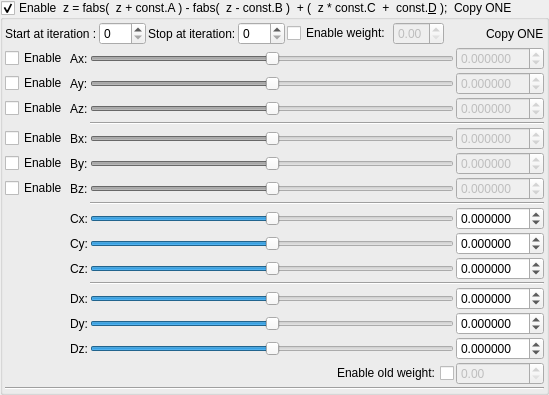
    <widget class="MyGroupBox" name="groupCheck_transform_fabsFormulaABCD1_enabled">
     <property name="title">
      <string>Enable  z = fabs(  z + const.A ) - fabs(  z - const.B )  + (  z * const.C  +  const.&amp;D );  Copy ONE</string>
     </property>
     <property name="checkable">
      <bool>true</bool>
     </property>
     <layout class="QVBoxLayout" name="verticalLayout_16" stretch="0,0,0">
      <property name="spacing">
       <number>2</number>
      </property>
      <property name="leftMargin">
       <number>2</number>
      </property>
      <property name="topMargin">
       <number>2</number>
      </property>
      <property name="rightMargin">
       <number>2</number>
      </property>
      <property name="bottomMargin">
       <number>2</number>
      </property>
      <item>
       <layout class="QGridLayout" name="gridLayout_27">
        <property name="spacing">
         <number>2</number>
        </property>
        <item row="0" column="5">
         <widget class="QCheckBox" name="checkBox_transform_fabsFormulaABCD1_weight_enabled">
          <property name="text">
           <string>Enable weight:</string>
          </property>
         </widget>
        </item>
        <item row="0" column="0">
         <widget class="QLabel" name="label_67">
          <property name="text">
           <string>Start at iteration :</string>
          </property>
         </widget>
        </item>
        <item row="0" column="3">
         <widget class="MySpinBox" name="spinboxInt_transform_fabsFormulaABCD1_stop_iterations">
          <property name="sizePolicy">
           <sizepolicy hsizetype="Minimum" vsizetype="Maximum">
            <horstretch>0</horstretch>
            <verstretch>0</verstretch>
           </sizepolicy>
          </property>
          <property name="maximum">
           <number>250</number>
          </property>
         </widget>
        </item>
        <item row="0" column="2">
         <widget class="QLabel" name="label_66">
          <property name="text">
           <string>Stop at iteration:</string>
          </property>
         </widget>
        </item>
        <item row="0" column="1">
         <widget class="MySpinBox" name="spinboxInt_transform_fabsFormulaABCD1_start_iterations">
          <property name="sizePolicy">
           <sizepolicy hsizetype="Minimum" vsizetype="Maximum">
            <horstretch>0</horstretch>
            <verstretch>0</verstretch>
           </sizepolicy>
          </property>
          <property name="maximum">
           <number>250</number>
          </property>
         </widget>
        </item>
        <item row="0" column="9">
         <widget class="QLabel" name="label_115">
          <property name="text">
           <string>Copy ONE</string>
          </property>
         </widget>
        </item>
        <item row="0" column="6">
         <widget class="MyDoubleSpinBox" name="spinbox_transform_fabsFormulaABCD1_weight">
          <property name="enabled">
           <bool>false</bool>
          </property>
          <property name="sizePolicy">
           <sizepolicy hsizetype="Minimum" vsizetype="Maximum">
            <horstretch>0</horstretch>
            <verstretch>0</verstretch>
           </sizepolicy>
          </property>
          <property name="decimals">
           <number>2</number>
          </property>
          <property name="minimum">
           <double>0.000000000000000</double>
          </property>
          <property name="maximum">
           <double>1.000000000000000</double>
          </property>
          <property name="singleStep">
           <double>0.100000000000000</double>
          </property>
         </widget>
        </item>
        <item row="0" column="7">
         <spacer name="horizontalSpacer_14">
          <property name="orientation">
           <enum>Qt::Horizontal</enum>
          </property>
          <property name="sizeHint" stdset="0">
           <size>
            <width>40</width>
            <height>20</height>
           </size>
          </property>
         </spacer>
        </item>
       </layout>
      </item>
      <item>
       <layout class="QGridLayout" name="gridLayout_28">
        <property name="spacing">
         <number>2</number>
        </property>
        <item row="7" column="1">
         <widget class="QLabel" name="label_96">
          <property name="text">
           <string>Bz:</string>
          </property>
         </widget>
        </item>
        <item row="1" column="0">
         <widget class="QCheckBox" name="checkBox_transform_fabsFormulaABCD1_enabled_Ay">
          <property name="text">
           <string>Enable</string>
          </property>
         </widget>
        </item>
        <item row="5" column="1">
         <widget class="QLabel" name="label_95">
          <property name="text">
           <string>By:</string>
          </property>
         </widget>
        </item>
        <item row="5" column="2">
         <widget class="QSlider" name="slider3_transform_fabsFormulaABCD1B_y">
          <property name="enabled">
           <bool>false</bool>
          </property>
          <property name="sizePolicy">
           <sizepolicy hsizetype="Expanding" vsizetype="Maximum">
            <horstretch>0</horstretch>
            <verstretch>0</verstretch>
           </sizepolicy>
          </property>
          <property name="minimum">
           <number>-5000000</number>
          </property>
          <property name="maximum">
           <number>5000000</number>
          </property>
          <property name="orientation">
           <enum>Qt::Horizontal</enum>
          </property>
         </widget>
        </item>
        <item row="13" column="3">
         <widget class="MyDoubleSpinBox" name="spinbox3_transform_fabsFormulaABCD1D_x">
          <property name="sizePolicy">
           <sizepolicy hsizetype="Minimum" vsizetype="Maximum">
            <horstretch>0</horstretch>
            <verstretch>0</verstretch>
           </sizepolicy>
          </property>
          <property name="prefix">
           <string/>
          </property>
          <property name="decimals">
           <number>6</number>
          </property>
          <property name="minimum">
           <double>-99.989999999999995</double>
          </property>
          <property name="singleStep">
           <double>0.100000000000000</double>
          </property>
         </widget>
        </item>
        <item row="2" column="1">
         <widget class="QLabel" name="label_70">
          <property name="text">
           <string>Az:</string>
          </property>
         </widget>
        </item>
        <item row="4" column="1">
         <widget class="QLabel" name="label_94">
          <property name="text">
           <string>Bx:</string>
          </property>
         </widget>
        </item>
        <item row="2" column="2">
         <widget class="QSlider" name="slider3_transform_fabsFormulaABCD1A_z">
          <property name="enabled">
           <bool>false</bool>
          </property>
          <property name="sizePolicy">
           <sizepolicy hsizetype="Expanding" vsizetype="Maximum">
            <horstretch>0</horstretch>
            <verstretch>0</verstretch>
           </sizepolicy>
          </property>
          <property name="minimum">
           <number>-5000000</number>
          </property>
          <property name="maximum">
           <number>5000000</number>
          </property>
          <property name="orientation">
           <enum>Qt::Horizontal</enum>
          </property>
         </widget>
        </item>
        <item row="1" column="1">
         <widget class="QLabel" name="label_68">
          <property name="text">
           <string>Ay:</string>
          </property>
         </widget>
        </item>
        <item row="0" column="2">
         <widget class="QSlider" name="slider3_transform_fabsFormulaABCD1A_x">
          <property name="enabled">
           <bool>false</bool>
          </property>
          <property name="sizePolicy">
           <sizepolicy hsizetype="Expanding" vsizetype="Maximum">
            <horstretch>0</horstretch>
            <verstretch>0</verstretch>
           </sizepolicy>
          </property>
          <property name="minimum">
           <number>-5000000</number>
          </property>
          <property name="maximum">
           <number>5000000</number>
          </property>
          <property name="value">
           <number>0</number>
          </property>
          <property name="sliderPosition">
           <number>0</number>
          </property>
          <property name="orientation">
           <enum>Qt::Horizontal</enum>
          </property>
         </widget>
        </item>
        <item row="0" column="3">
         <widget class="MyDoubleSpinBox" name="spinbox3_transform_fabsFormulaABCD1A_x">
          <property name="enabled">
           <bool>false</bool>
          </property>
          <property name="sizePolicy">
           <sizepolicy hsizetype="Minimum" vsizetype="Maximum">
            <horstretch>0</horstretch>
            <verstretch>0</verstretch>
           </sizepolicy>
          </property>
          <property name="prefix">
           <string/>
          </property>
          <property name="decimals">
           <number>6</number>
          </property>
          <property name="minimum">
           <double>-99.989999999999995</double>
          </property>
          <property name="singleStep">
           <double>0.100000000000000</double>
          </property>
         </widget>
        </item>
        <item row="1" column="2">
         <widget class="QSlider" name="slider3_transform_fabsFormulaABCD1A_y">
          <property name="enabled">
           <bool>false</bool>
          </property>
          <property name="sizePolicy">
           <sizepolicy hsizetype="Expanding" vsizetype="Maximum">
            <horstretch>0</horstretch>
            <verstretch>0</verstretch>
           </sizepolicy>
          </property>
          <property name="minimum">
           <number>-5000000</number>
          </property>
          <property name="maximum">
           <number>5000000</number>
          </property>
          <property name="orientation">
           <enum>Qt::Horizontal</enum>
          </property>
         </widget>
        </item>
        <item row="1" column="3">
         <widget class="MyDoubleSpinBox" name="spinbox3_transform_fabsFormulaABCD1A_y">
          <property name="enabled">
           <bool>false</bool>
          </property>
          <property name="sizePolicy">
           <sizepolicy hsizetype="Minimum" vsizetype="Maximum">
            <horstretch>0</horstretch>
            <verstretch>0</verstretch>
           </sizepolicy>
          </property>
          <property name="decimals">
           <number>6</number>
          </property>
          <property name="minimum">
           <double>-99.989999999999995</double>
          </property>
          <property name="maximum">
           <double>99.989999999999995</double>
          </property>
          <property name="singleStep">
           <double>0.100000000000000</double>
          </property>
         </widget>
        </item>
        <item row="2" column="3">
         <widget class="MyDoubleSpinBox" name="spinbox3_transform_fabsFormulaABCD1A_z">
          <property name="enabled">
           <bool>false</bool>
          </property>
          <property name="sizePolicy">
           <sizepolicy hsizetype="Minimum" vsizetype="Maximum">
            <horstretch>0</horstretch>
            <verstretch>0</verstretch>
           </sizepolicy>
          </property>
          <property name="decimals">
           <number>6</number>
          </property>
          <property name="minimum">
           <double>-99.989999999999995</double>
          </property>
          <property name="maximum">
           <double>99.989999999999995</double>
          </property>
          <property name="singleStep">
           <double>0.100000000000000</double>
          </property>
         </widget>
        </item>
        <item row="7" column="2">
         <widget class="QSlider" name="slider3_transform_fabsFormulaABCD1B_z">
          <property name="enabled">
           <bool>false</bool>
          </property>
          <property name="sizePolicy">
           <sizepolicy hsizetype="Expanding" vsizetype="Maximum">
            <horstretch>0</horstretch>
            <verstretch>0</verstretch>
           </sizepolicy>
          </property>
          <property name="minimum">
           <number>-5000000</number>
          </property>
          <property name="maximum">
           <number>5000000</number>
          </property>
          <property name="orientation">
           <enum>Qt::Horizontal</enum>
          </property>
         </widget>
        </item>
        <item row="4" column="2">
         <widget class="QSlider" name="slider3_transform_fabsFormulaABCD1B_x">
          <property name="enabled">
           <bool>false</bool>
          </property>
          <property name="sizePolicy">
           <sizepolicy hsizetype="Expanding" vsizetype="Maximum">
            <horstretch>0</horstretch>
            <verstretch>0</verstretch>
           </sizepolicy>
          </property>
          <property name="minimum">
           <number>-5000000</number>
          </property>
          <property name="maximum">
           <number>5000000</number>
          </property>
          <property name="orientation">
           <enum>Qt::Horizontal</enum>
          </property>
         </widget>
        </item>
        <item row="2" column="0">
         <widget class="QCheckBox" name="checkBox_transform_fabsFormulaABCD1_enabled_Az">
          <property name="text">
           <string>Enable</string>
          </property>
         </widget>
        </item>
        <item row="5" column="3">
         <widget class="MyDoubleSpinBox" name="spinbox3_transform_fabsFormulaABCD1B_y">
          <property name="enabled">
           <bool>false</bool>
          </property>
          <property name="sizePolicy">
           <sizepolicy hsizetype="Minimum" vsizetype="Maximum">
            <horstretch>0</horstretch>
            <verstretch>0</verstretch>
           </sizepolicy>
          </property>
          <property name="decimals">
           <number>6</number>
          </property>
          <property name="minimum">
           <double>-99.989999999999995</double>
          </property>
          <property name="maximum">
           <double>99.989999999999995</double>
          </property>
          <property name="singleStep">
           <double>0.100000000000000</double>
          </property>
         </widget>
        </item>
        <item row="9" column="2">
         <widget class="QSlider" name="slider3_transform_fabsFormulaABCD1C_x">
          <property name="sizePolicy">
           <sizepolicy hsizetype="Expanding" vsizetype="Maximum">
            <horstretch>0</horstretch>
            <verstretch>0</verstretch>
           </sizepolicy>
          </property>
          <property name="minimum">
           <number>-5000000</number>
          </property>
          <property name="maximum">
           <number>5000000</number>
          </property>
          <property name="orientation">
           <enum>Qt::Horizontal</enum>
          </property>
         </widget>
        </item>
        <item row="4" column="3">
         <widget class="MyDoubleSpinBox" name="spinbox3_transform_fabsFormulaABCD1B_x">
          <property name="enabled">
           <bool>false</bool>
          </property>
          <property name="sizePolicy">
           <sizepolicy hsizetype="Minimum" vsizetype="Maximum">
            <horstretch>0</horstretch>
            <verstretch>0</verstretch>
           </sizepolicy>
          </property>
          <property name="prefix">
           <string/>
          </property>
          <property name="decimals">
           <number>6</number>
          </property>
          <property name="minimum">
           <double>-99.989999999999995</double>
          </property>
          <property name="singleStep">
           <double>0.100000000000000</double>
          </property>
         </widget>
        </item>
        <item row="10" column="2">
         <widget class="QSlider" name="slider3_transform_fabsFormulaABCD1C_y">
          <property name="sizePolicy">
           <sizepolicy hsizetype="Expanding" vsizetype="Maximum">
            <horstretch>0</horstretch>
            <verstretch>0</verstretch>
           </sizepolicy>
          </property>
          <property name="minimum">
           <number>-5000000</number>
          </property>
          <property name="maximum">
           <number>5000000</number>
          </property>
          <property name="orientation">
           <enum>Qt::Horizontal</enum>
          </property>
         </widget>
        </item>
        <item row="11" column="2">
         <widget class="QSlider" name="slider3_transform_fabsFormulaABCD1C_z">
          <property name="sizePolicy">
           <sizepolicy hsizetype="Expanding" vsizetype="Maximum">
            <horstretch>0</horstretch>
            <verstretch>0</verstretch>
           </sizepolicy>
          </property>
          <property name="minimum">
           <number>-5000000</number>
          </property>
          <property name="maximum">
           <number>5000000</number>
          </property>
          <property name="orientation">
           <enum>Qt::Horizontal</enum>
          </property>
         </widget>
        </item>
        <item row="9" column="1">
         <widget class="QLabel" name="label_99">
          <property name="text">
           <string>Cx:</string>
          </property>
         </widget>
        </item>
        <item row="7" column="3">
         <widget class="MyDoubleSpinBox" name="spinbox3_transform_fabsFormulaABCD1B_z">
          <property name="enabled">
           <bool>false</bool>
          </property>
          <property name="sizePolicy">
           <sizepolicy hsizetype="Minimum" vsizetype="Maximum">
            <horstretch>0</horstretch>
            <verstretch>0</verstretch>
           </sizepolicy>
          </property>
          <property name="decimals">
           <number>6</number>
          </property>
          <property name="minimum">
           <double>-99.989999999999995</double>
          </property>
          <property name="maximum">
           <double>99.989999999999995</double>
          </property>
          <property name="singleStep">
           <double>0.100000000000000</double>
          </property>
         </widget>
        </item>
        <item row="11" column="3">
         <widget class="MyDoubleSpinBox" name="spinbox3_transform_fabsFormulaABCD1C_z">
          <property name="sizePolicy">
           <sizepolicy hsizetype="Minimum" vsizetype="Maximum">
            <horstretch>0</horstretch>
            <verstretch>0</verstretch>
           </sizepolicy>
          </property>
          <property name="decimals">
           <number>6</number>
          </property>
          <property name="minimum">
           <double>-99.989999999999995</double>
          </property>
          <property name="maximum">
           <double>99.989999999999995</double>
          </property>
          <property name="singleStep">
           <double>0.100000000000000</double>
          </property>
         </widget>
        </item>
        <item row="10" column="1">
         <widget class="QLabel" name="label_100">
          <property name="text">
           <string>Cy:</string>
          </property>
         </widget>
        </item>
        <item row="14" column="2">
         <widget class="QSlider" name="slider3_transform_fabsFormulaABCD1D_y">
          <property name="sizePolicy">
           <sizepolicy hsizetype="Expanding" vsizetype="Maximum">
            <horstretch>0</horstretch>
            <verstretch>0</verstretch>
           </sizepolicy>
          </property>
          <property name="minimum">
           <number>-5000000</number>
          </property>
          <property name="maximum">
           <number>5000000</number>
          </property>
          <property name="orientation">
           <enum>Qt::Horizontal</enum>
          </property>
         </widget>
        </item>
        <item row="10" column="3">
         <widget class="MyDoubleSpinBox" name="spinbox3_transform_fabsFormulaABCD1C_y">
          <property name="sizePolicy">
           <sizepolicy hsizetype="Minimum" vsizetype="Maximum">
            <horstretch>0</horstretch>
            <verstretch>0</verstretch>
           </sizepolicy>
          </property>
          <property name="decimals">
           <number>6</number>
          </property>
          <property name="minimum">
           <double>-99.989999999999995</double>
          </property>
          <property name="maximum">
           <double>99.989999999999995</double>
          </property>
          <property name="singleStep">
           <double>0.100000000000000</double>
          </property>
         </widget>
        </item>
        <item row="9" column="3">
         <widget class="MyDoubleSpinBox" name="spinbox3_transform_fabsFormulaABCD1C_x">
          <property name="sizePolicy">
           <sizepolicy hsizetype="Minimum" vsizetype="Maximum">
            <horstretch>0</horstretch>
            <verstretch>0</verstretch>
           </sizepolicy>
          </property>
          <property name="prefix">
           <string/>
          </property>
          <property name="decimals">
           <number>6</number>
          </property>
          <property name="minimum">
           <double>-99.989999999999995</double>
          </property>
          <property name="singleStep">
           <double>0.100000000000000</double>
          </property>
         </widget>
        </item>
        <item row="11" column="1">
         <widget class="QLabel" name="label_101">
          <property name="text">
           <string>Cz:</string>
          </property>
         </widget>
        </item>
        <item row="15" column="3">
         <widget class="MyDoubleSpinBox" name="spinbox3_transform_fabsFormulaABCD1D_z">
          <property name="sizePolicy">
           <sizepolicy hsizetype="Minimum" vsizetype="Maximum">
            <horstretch>0</horstretch>
            <verstretch>0</verstretch>
           </sizepolicy>
          </property>
          <property name="decimals">
           <number>6</number>
          </property>
          <property name="minimum">
           <double>-99.989999999999995</double>
          </property>
          <property name="maximum">
           <double>99.989999999999995</double>
          </property>
          <property name="singleStep">
           <double>0.100000000000000</double>
          </property>
         </widget>
        </item>
        <item row="15" column="1">
         <widget class="QLabel" name="label_104">
          <property name="text">
           <string>Dz:</string>
          </property>
         </widget>
        </item>
        <item row="0" column="0">
         <widget class="QCheckBox" name="checkBox_transform_fabsFormulaABCD1_enabled_Ax">
          <property name="text">
           <string>Enable</string>
          </property>
         </widget>
        </item>
        <item row="13" column="1">
         <widget class="QLabel" name="label_102">
          <property name="text">
           <string>Dx:</string>
          </property>
         </widget>
        </item>
        <item row="15" column="2">
         <widget class="QSlider" name="slider3_transform_fabsFormulaABCD1D_z">
          <property name="sizePolicy">
           <sizepolicy hsizetype="Expanding" vsizetype="Maximum">
            <horstretch>0</horstretch>
            <verstretch>0</verstretch>
           </sizepolicy>
          </property>
          <property name="minimum">
           <number>-5000000</number>
          </property>
          <property name="maximum">
           <number>5000000</number>
          </property>
          <property name="orientation">
           <enum>Qt::Horizontal</enum>
          </property>
         </widget>
        </item>
        <item row="14" column="1">
         <widget class="QLabel" name="label_103">
          <property name="text">
           <string>Dy:</string>
          </property>
         </widget>
        </item>
        <item row="14" column="3">
         <widget class="MyDoubleSpinBox" name="spinbox3_transform_fabsFormulaABCD1D_y">
          <property name="sizePolicy">
           <sizepolicy hsizetype="Minimum" vsizetype="Maximum">
            <horstretch>0</horstretch>
            <verstretch>0</verstretch>
           </sizepolicy>
          </property>
          <property name="decimals">
           <number>6</number>
          </property>
          <property name="minimum">
           <double>-99.989999999999995</double>
          </property>
          <property name="maximum">
           <double>99.989999999999995</double>
          </property>
          <property name="singleStep">
           <double>0.100000000000000</double>
          </property>
         </widget>
        </item>
        <item row="13" column="2">
         <widget class="QSlider" name="slider3_transform_fabsFormulaABCD1D_x">
          <property name="sizePolicy">
           <sizepolicy hsizetype="Expanding" vsizetype="Maximum">
            <horstretch>0</horstretch>
            <verstretch>0</verstretch>
           </sizepolicy>
          </property>
          <property name="minimum">
           <number>-5000000</number>
          </property>
          <property name="maximum">
           <number>5000000</number>
          </property>
          <property name="orientation">
           <enum>Qt::Horizontal</enum>
          </property>
         </widget>
        </item>
        <item row="4" column="0">
         <widget class="QCheckBox" name="checkBox_transform_fabsFormulaABCD1_enabled_Bx">
          <property name="text">
           <string>Enable</string>
          </property>
         </widget>
        </item>
        <item row="5" column="0">
         <widget class="QCheckBox" name="checkBox_transform_fabsFormulaABCD1_enabled_By">
          <property name="text">
           <string>Enable</string>
          </property>
         </widget>
        </item>
        <item row="7" column="0">
         <widget class="QCheckBox" name="checkBox_transform_fabsFormulaABCD1_enabled_Bz">
          <property name="text">
           <string>Enable</string>
          </property>
         </widget>
        </item>
        <item row="0" column="1">
         <widget class="QLabel" name="label_69">
          <property name="text">
           <string>Ax:</string>
          </property>
         </widget>
        </item>
        <item row="16" column="2">
         <widget class="QCheckBox" name="checkBox_transform_fabsFormulaABCD1_old_weight_enabled">
          <property name="layoutDirection">
           <enum>Qt::RightToLeft</enum>
          </property>
          <property name="text">
           <string>Enable old weight:</string>
          </property>
         </widget>
        </item>
        <item row="16" column="3">
         <widget class="MyDoubleSpinBox" name="spinbox_transform_fabsFormulaABCD1_old_weight">
          <property name="enabled">
           <bool>false</bool>
          </property>
          <property name="sizePolicy">
           <sizepolicy hsizetype="Minimum" vsizetype="Maximum">
            <horstretch>0</horstretch>
            <verstretch>0</verstretch>
           </sizepolicy>
          </property>
          <property name="decimals">
           <number>2</number>
          </property>
          <property name="minimum">
           <double>0.000000000000000</double>
          </property>
          <property name="maximum">
           <double>2.000000000000000</double>
          </property>
          <property name="singleStep">
           <double>0.100000000000000</double>
          </property>
         </widget>
        </item>
        <item row="3" column="2" colspan="2">
         <widget class="Line" name="line_24">
          <property name="orientation">
           <enum>Qt::Horizontal</enum>
          </property>
         </widget>
        </item>
        <item row="8" column="2" colspan="2">
         <widget class="Line" name="line_23">
          <property name="orientation">
           <enum>Qt::Horizontal</enum>
          </property>
         </widget>
        </item>
        <item row="12" column="2" colspan="2">
         <widget class="Line" name="line_22">
          <property name="orientation">
           <enum>Qt::Horizontal</enum>
          </property>
         </widget>
        </item>
       </layout>
      </item>
      <item>
       <widget class="Line" name="line_10">
        <property name="orientation">
         <enum>Qt::Horizontal</enum>
        </property>
       </widget>
      </item>
     </layout>
    </widget>
